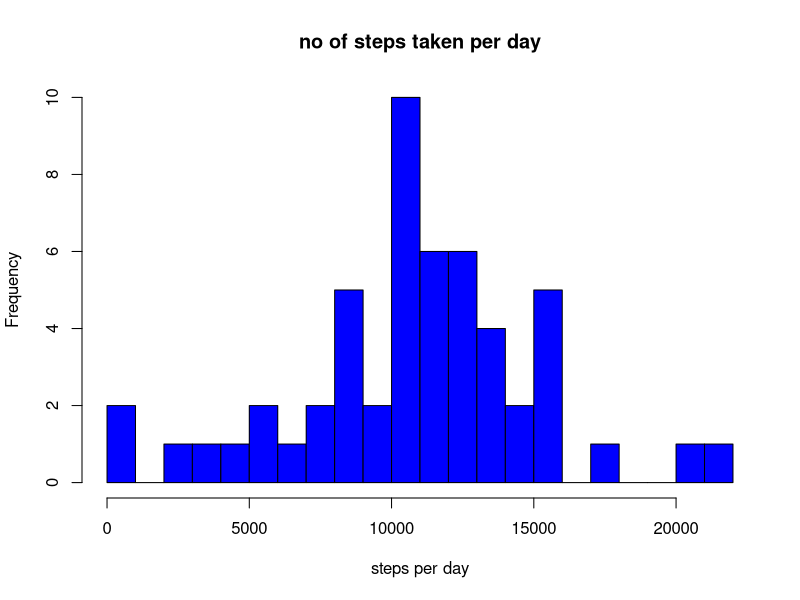
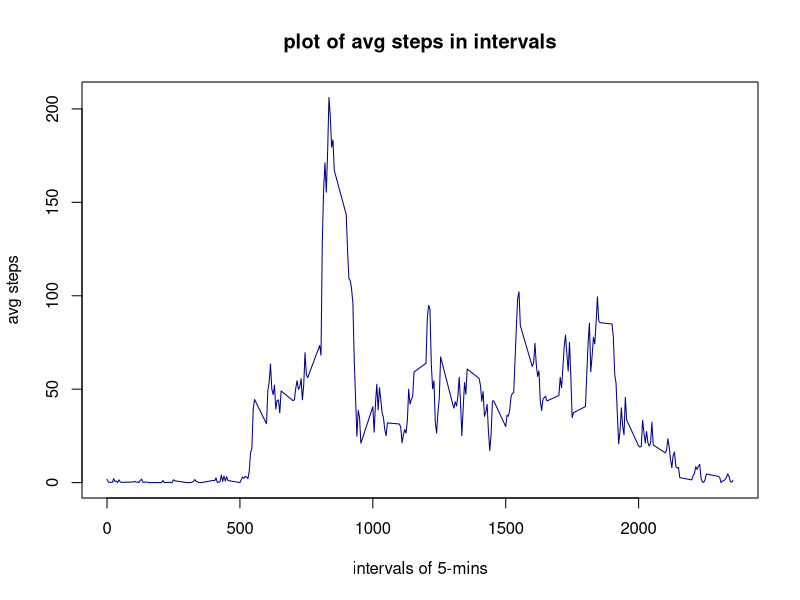

Generate these figures, in order, with R: (Note: this script raises an error after producing the figures.)
## ---- chunk 1
data <- read.csv("activity.csv",colClasses=c("numeric","Date","numeric"))
## ---- chunk 2
str(data)
head(data)
tail(data)
## ---- chunk 3
dat <- data[!is.na(data),]
## ---- chunk 4
dat1 <- aggregate(dat$steps,list(dat$date),sum)
colnames(dat1) <- c("date","steps per day")
## ---- chunk 5
hist(dat1$`steps per day`,breaks = 20,main = "no of steps taken per day",xlab = "steps per day",col = "blue")
## ---- chunk 6
library(dplyr)
## ---- chunk 7
finaldat1 <-  summarise(dat1 ,meanofsteps=mean(dat1$`steps per day`),medianofsteps=median(dat1$`steps per day`))
finaldat1
## ---- chunk 8
dat2 <- aggregate(dat$steps,list(dat$interval),mean)
colnames(dat2) <- c("interval","average steps")
## ---- chunk 9
plot(x = dat2$interval,y = dat2$`average steps`, type = "l", main = "plot of avg steps in intervals",xlab = "intervals of 5-mins",ylab = "avg steps",col="darkblue")
## ---- chunk 10
dat2[grep(max(dat2$`average steps`),dat2$`average steps`),]
## ---- chunk 11
summarise(data,sum(is.na(data$steps)),sum(is.na(data$date)),sum(is.na(data$interval)))
## ---- chunk 12
data3 <- data
for(i in 1:17568) {
  if(is.na(data3[i, 1])==TRUE) {
    data3[i, 1] <- dat2[dat2$interval %in% data3[i, 3], 2]
  } 
}
head(data3)
## ---- chunk 13
dat3 <- aggregate(data3$steps,list(data3$date),sum)
colnames(dat3) <- c("date","steps per day")
## ---- chunk 14
hist(x=dat3$`steps per day`,xlab="no of steps taken per day",main="Histogram of total steps taken per day",breaks=20,col="red")
## ---- chunk 15
finaldat3 <- summarise(dat3,meanofsteps=mean(dat3$`steps per day`),medianofsteps=median(dat3$`steps per day`))
